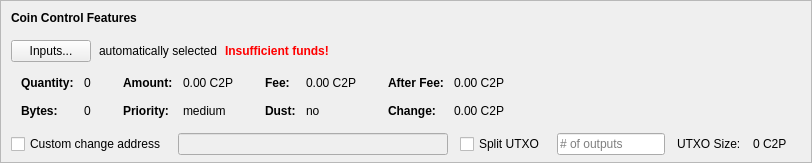
    <widget class="QFrame" name="frameCoinControl">
     <property name="sizePolicy">
      <sizepolicy hsizetype="Expanding" vsizetype="Expanding">
       <horstretch>0</horstretch>
       <verstretch>0</verstretch>
      </sizepolicy>
     </property>
     <property name="maximumSize">
      <size>
       <width>16777215</width>
       <height>16777215</height>
      </size>
     </property>
     <property name="frameShape">
      <enum>QFrame::StyledPanel</enum>
     </property>
     <property name="frameShadow">
      <enum>QFrame::Sunken</enum>
     </property>
     <layout class="QVBoxLayout" name="verticalLayoutCoinControl2">
      <property name="spacing">
       <number>0</number>
      </property>
      <property name="leftMargin">
       <number>0</number>
      </property>
      <property name="topMargin">
       <number>0</number>
      </property>
      <property name="rightMargin">
       <number>0</number>
      </property>
      <property name="bottomMargin">
       <number>6</number>
      </property>
      <item>
       <layout class="QVBoxLayout" name="verticalLayoutCoinControl" stretch="0,0,0,0,1">
        <property name="spacing">
         <number>0</number>
        </property>
        <property name="leftMargin">
         <number>10</number>
        </property>
        <property name="topMargin">
         <number>10</number>
        </property>
        <item>
         <layout class="QHBoxLayout" name="horizontalLayoutCoinControl1">
          <property name="bottomMargin">
           <number>15</number>
          </property>
          <item>
           <widget class="QLabel" name="labelCoinControlFeatures">
            <property name="sizePolicy">
             <sizepolicy hsizetype="Preferred" vsizetype="Maximum">
              <horstretch>0</horstretch>
              <verstretch>0</verstretch>
             </sizepolicy>
            </property>
            <property name="font">
             <font>
              <weight>75</weight>
              <bold>true</bold>
             </font>
            </property>
            <property name="styleSheet">
             <string notr="true">font-weight:bold;</string>
            </property>
            <property name="text">
             <string>Coin Control Features</string>
            </property>
           </widget>
          </item>
         </layout>
        </item>
        <item>
         <layout class="QHBoxLayout" name="horizontalLayoutCoinControl2" stretch="0,0,0,0">
          <property name="spacing">
           <number>8</number>
          </property>
          <property name="bottomMargin">
           <number>10</number>
          </property>
          <item>
           <widget class="QPushButton" name="pushButtonCoinControl">
            <property name="styleSheet">
             <string notr="true"/>
            </property>
            <property name="text">
             <string>Inputs...</string>
            </property>
            <property name="autoDefault">
             <bool>false</bool>
            </property>
           </widget>
          </item>
          <item>
           <widget class="QLabel" name="labelCoinControlAutomaticallySelected">
            <property name="text">
             <string>automatically selected</string>
            </property>
            <property name="margin">
             <number>5</number>
            </property>
           </widget>
          </item>
          <item>
           <widget class="QLabel" name="labelCoinControlInsuffFunds">
            <property name="font">
             <font>
              <weight>75</weight>
              <bold>true</bold>
             </font>
            </property>
            <property name="styleSheet">
             <string notr="true">color:red;font-weight:bold;</string>
            </property>
            <property name="text">
             <string>Insufficient funds!</string>
            </property>
            <property name="margin">
             <number>5</number>
            </property>
           </widget>
          </item>
          <item>
           <spacer name="horizontalSpacerCoinControl">
            <property name="orientation">
             <enum>Qt::Horizontal</enum>
            </property>
            <property name="sizeHint" stdset="0">
             <size>
              <width>40</width>
              <height>1</height>
             </size>
            </property>
           </spacer>
          </item>
         </layout>
        </item>
        <item>
         <widget class="QWidget" name="widgetCoinControl" native="true">
          <property name="sizePolicy">
           <sizepolicy hsizetype="Preferred" vsizetype="Preferred">
            <horstretch>0</horstretch>
            <verstretch>0</verstretch>
           </sizepolicy>
          </property>
          <property name="minimumSize">
           <size>
            <width>0</width>
            <height>0</height>
           </size>
          </property>
          <property name="styleSheet">
           <string notr="true"/>
          </property>
          <layout class="QHBoxLayout" name="horizontalLayoutCoinControl5">
           <property name="leftMargin">
            <number>0</number>
           </property>
           <property name="topMargin">
            <number>0</number>
           </property>
           <property name="rightMargin">
            <number>0</number>
           </property>
           <property name="bottomMargin">
            <number>0</number>
           </property>
           <item>
            <layout class="QHBoxLayout" name="horizontalLayoutCoinControl3" stretch="0,0,0,1">
             <property name="spacing">
              <number>20</number>
             </property>
             <property name="topMargin">
              <number>0</number>
             </property>
             <property name="bottomMargin">
              <number>10</number>
             </property>
             <item>
              <layout class="QFormLayout" name="formLayoutCoinControl1">
               <property name="horizontalSpacing">
                <number>10</number>
               </property>
               <property name="verticalSpacing">
                <number>14</number>
               </property>
               <property name="leftMargin">
                <number>10</number>
               </property>
               <property name="topMargin">
                <number>4</number>
               </property>
               <property name="rightMargin">
                <number>6</number>
               </property>
               <item row="0" column="0">
                <widget class="QLabel" name="labelCoinControlQuantityText">
                 <property name="font">
                  <font>
                   <weight>75</weight>
                   <bold>true</bold>
                  </font>
                 </property>
                 <property name="text">
                  <string>Quantity:</string>
                 </property>
                 <property name="margin">
                  <number>0</number>
                 </property>
                </widget>
               </item>
               <item row="0" column="1">
                <widget class="QLabel" name="labelCoinControlQuantity">
                 <property name="cursor">
                  <cursorShape>IBeamCursor</cursorShape>
                 </property>
                 <property name="contextMenuPolicy">
                  <enum>Qt::ActionsContextMenu</enum>
                 </property>
                 <property name="text">
                  <string notr="true">0</string>
                 </property>
                 <property name="margin">
                  <number>0</number>
                 </property>
                 <property name="textInteractionFlags">
                  <set>Qt::LinksAccessibleByMouse|Qt::TextSelectableByKeyboard|Qt::TextSelectableByMouse</set>
                 </property>
                </widget>
               </item>
               <item row="1" column="0">
                <widget class="QLabel" name="labelCoinControlBytesText">
                 <property name="font">
                  <font>
                   <weight>75</weight>
                   <bold>true</bold>
                  </font>
                 </property>
                 <property name="text">
                  <string>Bytes:</string>
                 </property>
                </widget>
               </item>
               <item row="1" column="1">
                <widget class="QLabel" name="labelCoinControlBytes">
                 <property name="cursor">
                  <cursorShape>IBeamCursor</cursorShape>
                 </property>
                 <property name="contextMenuPolicy">
                  <enum>Qt::ActionsContextMenu</enum>
                 </property>
                 <property name="text">
                  <string notr="true">0</string>
                 </property>
                 <property name="textInteractionFlags">
                  <set>Qt::LinksAccessibleByMouse|Qt::TextSelectableByKeyboard|Qt::TextSelectableByMouse</set>
                 </property>
                </widget>
               </item>
              </layout>
             </item>
             <item>
              <layout class="QFormLayout" name="formLayoutCoinControl2">
               <property name="horizontalSpacing">
                <number>10</number>
               </property>
               <property name="verticalSpacing">
                <number>14</number>
               </property>
               <property name="leftMargin">
                <number>6</number>
               </property>
               <property name="topMargin">
                <number>4</number>
               </property>
               <property name="rightMargin">
                <number>6</number>
               </property>
               <item row="0" column="0">
                <widget class="QLabel" name="labelCoinControlAmountText">
                 <property name="font">
                  <font>
                   <weight>75</weight>
                   <bold>true</bold>
                  </font>
                 </property>
                 <property name="text">
                  <string>Amount:</string>
                 </property>
                 <property name="margin">
                  <number>0</number>
                 </property>
                </widget>
               </item>
               <item row="0" column="1">
                <widget class="QLabel" name="labelCoinControlAmount">
                 <property name="cursor">
                  <cursorShape>IBeamCursor</cursorShape>
                 </property>
                 <property name="contextMenuPolicy">
                  <enum>Qt::ActionsContextMenu</enum>
                 </property>
                 <property name="text">
                  <string notr="true">0.00 C2P</string>
                 </property>
                 <property name="textInteractionFlags">
                  <set>Qt::LinksAccessibleByMouse|Qt::TextSelectableByKeyboard|Qt::TextSelectableByMouse</set>
                 </property>
                </widget>
               </item>
               <item row="1" column="0">
                <widget class="QLabel" name="labelCoinControlPriorityText">
                 <property name="font">
                  <font>
                   <weight>75</weight>
                   <bold>true</bold>
                  </font>
                 </property>
                 <property name="text">
                  <string>Priority:</string>
                 </property>
                </widget>
               </item>
               <item row="1" column="1">
                <widget class="QLabel" name="labelCoinControlPriority">
                 <property name="cursor">
                  <cursorShape>IBeamCursor</cursorShape>
                 </property>
                 <property name="contextMenuPolicy">
                  <enum>Qt::ActionsContextMenu</enum>
                 </property>
                 <property name="text">
                  <string>medium</string>
                 </property>
                 <property name="textInteractionFlags">
                  <set>Qt::LinksAccessibleByMouse|Qt::TextSelectableByKeyboard|Qt::TextSelectableByMouse</set>
                 </property>
                </widget>
               </item>
              </layout>
             </item>
             <item>
              <layout class="QFormLayout" name="formLayoutCoinControl3">
               <property name="horizontalSpacing">
                <number>10</number>
               </property>
               <property name="verticalSpacing">
                <number>14</number>
               </property>
               <property name="leftMargin">
                <number>6</number>
               </property>
               <property name="topMargin">
                <number>4</number>
               </property>
               <property name="rightMargin">
                <number>6</number>
               </property>
               <item row="0" column="0">
                <widget class="QLabel" name="labelCoinControlFeeText">
                 <property name="font">
                  <font>
                   <weight>75</weight>
                   <bold>true</bold>
                  </font>
                 </property>
                 <property name="text">
                  <string>Fee:</string>
                 </property>
                 <property name="margin">
                  <number>0</number>
                 </property>
                </widget>
               </item>
               <item row="0" column="1">
                <widget class="QLabel" name="labelCoinControlFee">
                 <property name="cursor">
                  <cursorShape>IBeamCursor</cursorShape>
                 </property>
                 <property name="contextMenuPolicy">
                  <enum>Qt::ActionsContextMenu</enum>
                 </property>
                 <property name="text">
                  <string notr="true">0.00 C2P</string>
                 </property>
                 <property name="textInteractionFlags">
                  <set>Qt::LinksAccessibleByMouse|Qt::TextSelectableByKeyboard|Qt::TextSelectableByMouse</set>
                 </property>
                </widget>
               </item>
               <item row="1" column="0">
                <widget class="QLabel" name="labelCoinControlLowOutputText">
                 <property name="font">
                  <font>
                   <weight>75</weight>
                   <bold>true</bold>
                  </font>
                 </property>
                 <property name="text">
                  <string>Dust:</string>
                 </property>
                </widget>
               </item>
               <item row="1" column="1">
                <widget class="QLabel" name="labelCoinControlLowOutput">
                 <property name="cursor">
                  <cursorShape>IBeamCursor</cursorShape>
                 </property>
                 <property name="contextMenuPolicy">
                  <enum>Qt::ActionsContextMenu</enum>
                 </property>
                 <property name="text">
                  <string>no</string>
                 </property>
                 <property name="textInteractionFlags">
                  <set>Qt::LinksAccessibleByMouse|Qt::TextSelectableByKeyboard|Qt::TextSelectableByMouse</set>
                 </property>
                </widget>
               </item>
              </layout>
             </item>
             <item>
              <layout class="QFormLayout" name="formLayoutCoinControl4">
               <property name="horizontalSpacing">
                <number>10</number>
               </property>
               <property name="verticalSpacing">
                <number>14</number>
               </property>
               <property name="leftMargin">
                <number>6</number>
               </property>
               <property name="topMargin">
                <number>4</number>
               </property>
               <property name="rightMargin">
                <number>6</number>
               </property>
               <item row="0" column="0">
                <widget class="QLabel" name="labelCoinControlAfterFeeText">
                 <property name="font">
                  <font>
                   <weight>75</weight>
                   <bold>true</bold>
                  </font>
                 </property>
                 <property name="text">
                  <string>After Fee:</string>
                 </property>
                 <property name="margin">
                  <number>0</number>
                 </property>
                </widget>
               </item>
               <item row="0" column="1">
                <widget class="QLabel" name="labelCoinControlAfterFee">
                 <property name="cursor">
                  <cursorShape>IBeamCursor</cursorShape>
                 </property>
                 <property name="contextMenuPolicy">
                  <enum>Qt::ActionsContextMenu</enum>
                 </property>
                 <property name="text">
                  <string notr="true">0.00 C2P</string>
                 </property>
                 <property name="textInteractionFlags">
                  <set>Qt::LinksAccessibleByMouse|Qt::TextSelectableByKeyboard|Qt::TextSelectableByMouse</set>
                 </property>
                </widget>
               </item>
               <item row="1" column="0">
                <widget class="QLabel" name="labelCoinControlChangeText">
                 <property name="font">
                  <font>
                   <weight>75</weight>
                   <bold>true</bold>
                  </font>
                 </property>
                 <property name="text">
                  <string>Change:</string>
                 </property>
                </widget>
               </item>
               <item row="1" column="1">
                <widget class="QLabel" name="labelCoinControlChange">
                 <property name="cursor">
                  <cursorShape>IBeamCursor</cursorShape>
                 </property>
                 <property name="contextMenuPolicy">
                  <enum>Qt::ActionsContextMenu</enum>
                 </property>
                 <property name="text">
                  <string notr="true">0.00 C2P</string>
                 </property>
                 <property name="textInteractionFlags">
                  <set>Qt::LinksAccessibleByMouse|Qt::TextSelectableByKeyboard|Qt::TextSelectableByMouse</set>
                 </property>
                </widget>
               </item>
              </layout>
             </item>
            </layout>
           </item>
          </layout>
         </widget>
        </item>
        <item>
         <layout class="QHBoxLayout" name="horizontalLayoutCoinControl4" stretch="0,0,0,0,0,0,0">
          <property name="spacing">
           <number>12</number>
          </property>
          <property name="sizeConstraint">
           <enum>QLayout::SetDefaultConstraint</enum>
          </property>
          <property name="topMargin">
           <number>5</number>
          </property>
          <property name="rightMargin">
           <number>5</number>
          </property>
          <item>
           <widget class="QCheckBox" name="checkBoxCoinControlChange">
            <property name="toolTip">
             <string>If this is activated, but the change address is empty or invalid, change will be sent to a newly generated address.</string>
            </property>
            <property name="text">
             <string>Custom change address</string>
            </property>
           </widget>
          </item>
          <item>
           <widget class="QValidatedLineEdit" name="lineEditCoinControlChange">
            <property name="enabled">
             <bool>false</bool>
            </property>
            <property name="sizePolicy">
             <sizepolicy hsizetype="Expanding" vsizetype="Fixed">
              <horstretch>0</horstretch>
              <verstretch>0</verstretch>
             </sizepolicy>
            </property>
           </widget>
          </item>
          <item>
           <widget class="QCheckBox" name="splitBlockCheckBox">
            <property name="text">
             <string>Split UTXO</string>
            </property>
           </widget>
          </item>
          <item>
           <widget class="QLineEdit" name="splitBlockLineEdit">
            <property name="sizePolicy">
             <sizepolicy hsizetype="Fixed" vsizetype="Fixed">
              <horstretch>50</horstretch>
              <verstretch>0</verstretch>
             </sizepolicy>
            </property>
            <property name="placeholderText">
             <string># of outputs</string>
            </property>
           </widget>
          </item>
          <item>
           <widget class="QLabel" name="labelBlockSizeText">
            <property name="text">
             <string>UTXO Size:</string>
            </property>
           </widget>
          </item>
          <item>
           <widget class="QLabel" name="labelBlockSize">
            <property name="text">
             <string>0 C2P</string>
            </property>
           </widget>
          </item>
          <item>
           <widget class="QLabel" name="labelCoinControlChangeLabel">
            <property name="sizePolicy">
             <sizepolicy hsizetype="Preferred" vsizetype="Expanding">
              <horstretch>0</horstretch>
              <verstretch>0</verstretch>
             </sizepolicy>
            </property>
            <property name="minimumSize">
             <size>
              <width>0</width>
              <height>0</height>
             </size>
            </property>
            <property name="text">
             <string/>
            </property>
            <property name="margin">
             <number>3</number>
            </property>
           </widget>
          </item>
         </layout>
        </item>
        <item>
         <spacer name="verticalSpacerCoinControl">
          <property name="orientation">
           <enum>Qt::Vertical</enum>
          </property>
          <property name="sizeHint" stdset="0">
           <size>
            <width>800</width>
            <height>1</height>
           </size>
          </property>
         </spacer>
        </item>
       </layout>
      </item>
     </layout>
    </widget>
